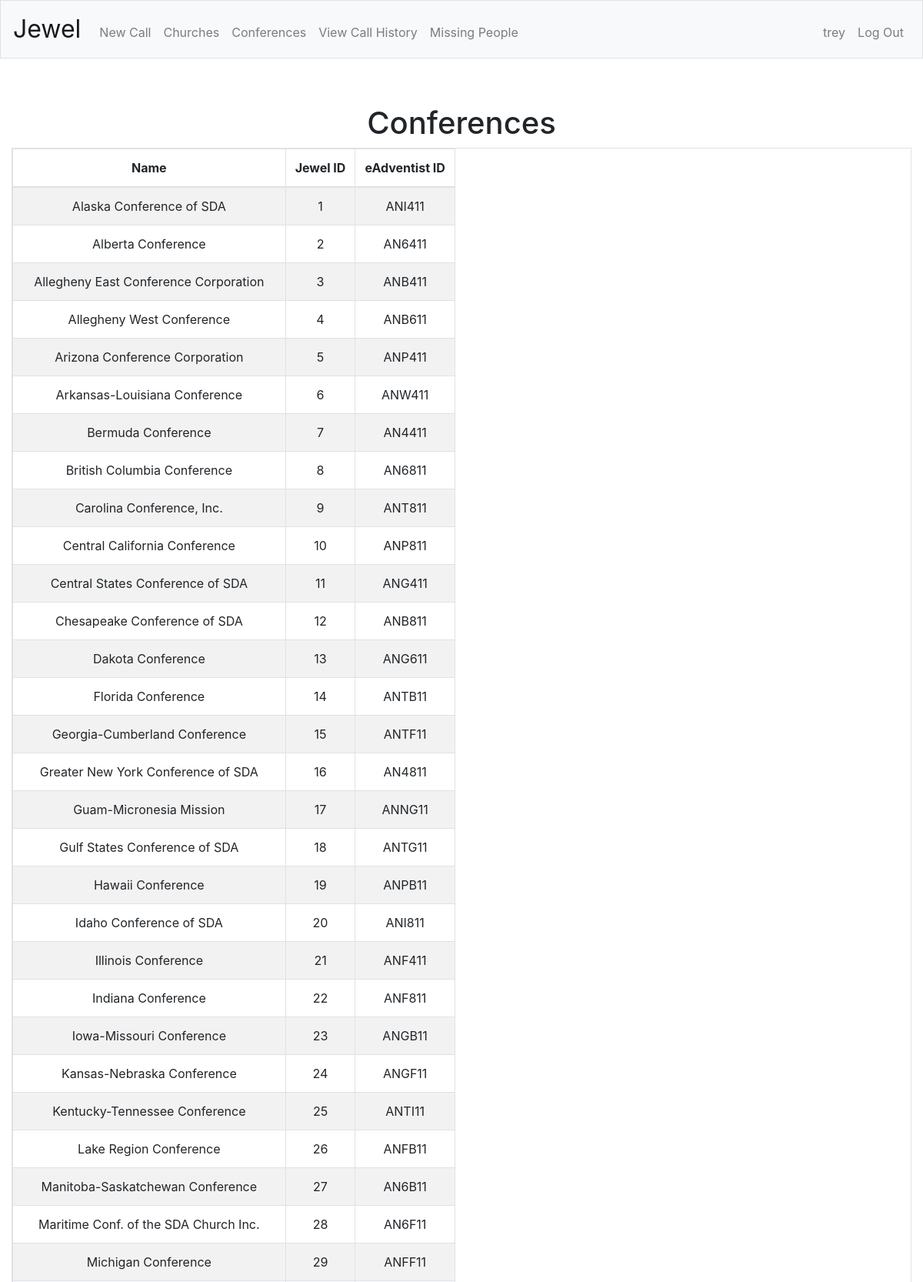
Page /conferences (signed in, upper part) on the committed database.
### tables this page shows
CREATE TABLE Conferences (
    id INTEGER PRIMARY KEY AUTOINCREMENT,
    name TEXT,
    supported INTEGER DEFAULT 1 CHECK (supported IN (0, 1)),
    eAdventistID TEXT UNIQUE
);

### app.py (the view)
@app.route("/conferences")
def conferences():
    conferences = dbExecute("SELECT * FROM Conferences")
    return render_template("conferences.html", conferences=conferences)

### app.py (called while the page is built)
@app.after_request
def after_request(response):
    response.headers["Cache-Control"] = "no-cache, no-store, must-revalidate"
    response.headers["Expires"] = 0
    response.headers["Pragma"] = "no-cache"
    return response

def dbExecute(sqlCode, *args):
    result = None
    if len(args) != 0:
        if type(args[0]) == dict:
            result = db.session.execute(text(sqlCode), args[0])
        else:
            d = {}
            for i in range(len(args)):
                sqlCode = sqlCode.replace("?", ":named" + str(i), 1)
                d["named" + str(i)] = args[i]
            result = db.session.execute(text(sqlCode), d)
    else:
        result = db.session.execute(text(sqlCode))
    try:
        keys = list(result.keys())
        rows = result.fetchall()
        toReturn = []
        for row in rows:
            obj = {}
            for i in range(len(keys)):
                obj[keys[i]] = row[i]
            toReturn.append(obj)
        return toReturn
    except Exception as e:
        db.session.commit()

### templates/conferences.html (shortened to what this page needs)
{% extends "layout.html" %}
{% block main %}
<h1>Conferences</h1>
<table id="myTable" class="table table-bordered table-striped table-responsive">
    <thead>
        <tr>
            <th>Name</th>
            <th>Jewel ID</th>
            <th>eAdventist ID</th>
        </tr>
    </thead>
    <tbody>
    {% for conference in conferences %}
        <tr id="conference#{{ conference.id }}">
            <td>{{ conference.name }}</td>
            <td>{{ conference.id }}</td>
            <td>{{ conference.eAdventistID }}</td>
        </tr>
    {% endfor %}
    </tbody>
</table>
{% endblock %}

### static/styles.css (style rules this page uses)
.table { max-width: 100%; overflow-x: auto; }

### rows in the picture
Conferences: name "Alaska Conference of SDA", id "1", eAdventistID "ANI411"
Conferences: name "Alberta Conference", id "2", eAdventistID "AN6411"
Conferences: name "Allegheny East Conference Corporation", id "3", eAdventistID "ANB411"
Conferences: name "Allegheny West Conference", id "4", eAdventistID "ANB611"
Conferences: name "Arizona Conference Corporation", id "5", eAdventistID "ANP411"
Conferences: name "Arkansas-Louisiana Conference", id "6", eAdventistID "ANW411"
Conferences: name "Bermuda Conference", id "7", eAdventistID "AN4411"
Conferences: name "British Columbia Conference", id "8", eAdventistID "AN6811"
Conferences: name "Carolina Conference, Inc.", id "9", eAdventistID "ANT811"
Conferences: name "Central California Conference", id "10", eAdventistID "ANP811"
Conferences: name "Central States Conference of SDA", id "11", eAdventistID "ANG411"
Conferences: name "Chesapeake Conference of SDA", id "12", eAdventistID "ANB811"
Conferences: name "Dakota Conference", id "13", eAdventistID "ANG611"
Conferences: name "Florida Conference", id "14", eAdventistID "ANTB11"
Conferences: name "Georgia-Cumberland Conference", id "15", eAdventistID "ANTF11"
Conferences: name "Greater New York Conference of SDA", id "16", eAdventistID "AN4811"
Conferences: name "Guam-Micronesia Mission", id "17", eAdventistID "ANNG11"
Conferences: name "Gulf States Conference of SDA", id "18", eAdventistID "ANTG11"
Conferences: name "Hawaii Conference", id "19", eAdventistID "ANPB11"
Conferences: name "Idaho Conference of SDA", id "20", eAdventistID "ANI811"
Conferences: name "Illinois Conference", id "21", eAdventistID "ANF411"
Conferences: name "Indiana Conference", id "22", eAdventistID "ANF811"
Conferences: name "Iowa-Missouri Conference", id "23", eAdventistID "ANGB11"
Conferences: name "Kansas-Nebraska Conference", id "24", eAdventistID "ANGF11"
Conferences: name "Kentucky-Tennessee Conference", id "25", eAdventistID "ANTI11"
Conferences: name "Lake Region Conference", id "26", eAdventistID "ANFB11"
Conferences: name "Manitoba-Saskatchewan Conference", id "27", eAdventistID "AN6B11"
Conferences: name "Maritime Conf. of the SDA Church Inc.", id "28", eAdventistID "AN6F11"
Conferences: name "Michigan Conference", id "29", eAdventistID "ANFF11"

### other values in the picture
{{ session.user_name }} "trey"
